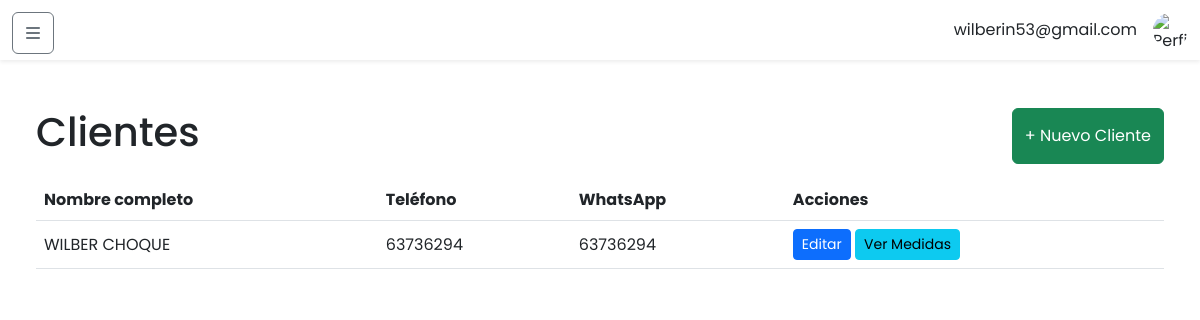
The page /admin/clientes (signed in) on the database its author committed.
### app.py (models this page shows, shortened)
class User(db.Model, UserMixin):
    __tablename__ = 'usuarios'
    id            = db.Column(db.Integer, primary_key=True)
    username      = db.Column(db.String(100), unique=True, nullable=False)
    password_hash = db.Column(db.String(128), nullable=False)
    nombre        = db.Column(db.String(150), nullable=False)
    rol           = db.Column(db.String(50), nullable=False, default='usuario')  # “administrador” o “usuario”

class Cliente(db.Model):
    __tablename__ = 'clientes'
    id = db.Column(db.Integer, primary_key=True)
    nombre_completo = db.Column(db.String(150), nullable=False)
    telefono = db.Column(db.String(50), nullable=False)
    whatsapp = db.Column(db.String(50), nullable=True)
    medidas = db.relationship('Medida', backref='cliente', lazy=True)
    pedidos = db.relationship('Pedido', backref='cliente', lazy=True)

### app.py (the view)
@app.route('/admin/clientes')
@login_required
@admin_required
def clientes_list():
    clientes = Cliente.query.order_by(Cliente.nombre_completo).all()
    return render_template('admin/clientes_list.html', clientes=clientes)

### app.py (called while the page is built)
@login_manager.user_loader
def load_user(user_id):
    return User.query.get(int(user_id))

def admin_required(f):
    from functools import wraps
    @wraps(f)
    def decorated(*args, **kwargs):
        if not current_user.is_authenticated or current_user.rol != 'administrador':
            abort(403)
        return f(*args, **kwargs)
    return decorated

### templates/admin/clientes_list.html (shortened to what this page needs)
{% extends 'admin/base.html' %}
{% block content %}
<div class="d-flex justify-content-between mb-3">
  <h1>Clientes</h1>
  <button class="btn btn-success" data-bs-toggle="modal" data-bs-target="#clienteModal" onclick="abrirModalCliente('{{ url_for('cliente_nuevo') }}', 'Nuevo Cliente')">+ Nuevo Cliente</button>
</div>
<div class="table-responsive">
<table class="table table-hover align-middle">
  <thead>
    <tr>
      <th>Nombre completo</th>
      <th>Teléfono</th>
      <th>WhatsApp</th>
      <th>Acciones</th>
    </tr>
  </thead>
  <tbody>
    {% for c in clientes %}
    <tr>
      <td>{{ c.nombre_completo }}</td>
      <td>{{ c.telefono }}</td>
      <td>{{ c.whatsapp or '-' }}</td>
      <td>
        <button class="btn btn-sm btn-primary" data-bs-toggle="modal" data-bs-target="#clienteModal" onclick="abrirModalCliente('{{ url_for('cliente_editar', cliente_id=c.id) }}', 'Editar Cliente')">Editar</button>
        <a href="{{ url_for('clientes_list') }}?detalles={{ c.id }}" class="btn btn-sm btn-info">Ver Medidas</a>
      </td>
    </tr>
    {% endfor %}
  </tbody>
</table>
</div>
{% endblock %}

### templates/admin/base.html (shortened to what this page needs)
<!DOCTYPE html>
<html lang="es">
<head>
  <link href="https://cdn.jsdelivr.net/npm/bootstrap@5.3.0/dist/css/bootstrap.min.css" rel="stylesheet" />
  <link href="https://cdnjs.cloudflare.com/ajax/libs/font-awesome/6.4.0/css/all.min.css" rel="stylesheet" />
  <link rel="stylesheet" href="{{ url_for('static', filename='css/admin.css') }}" />
</head>
<body>
  <button id="sidebarToggle" class="btn btn-outline-secondary toggle-btn">
    <i class="fas fa-bars"></i>
  </button>
  <header class="navbar navbar-expand-lg navbar-light bg-white shadow-sm fixed-top">
    <div class="container-fluid justify-content-end">
      <div class="d-flex align-items-center">
        <span class="me-3">{{ current_user.username }}</span>
        <img src="{{ url_for('static', filename='images/profile.png') }}" alt="Perfil" class="rounded-circle profile-img">
      </div>
    </div>
  </header>
  <main class="main-content">
    <div class="container-fluid py-4">
      {% block content %}{% endblock %}
    </div>
  </main>
</body>
</html>

### static/css/admin.css (style rules this page uses)
body, html { height: 100%; width: 100%; font-family: 'Poppins', sans-serif; overflow-x: hidden; margin: 0; padding: 0; }
.toggle-btn { position: fixed; top: 12px; left: 12px; z-index: 1200; width: 42px; height: 42px; border-radius: 6px; display: flex; align-items: center; justify-content: center; }
header.navbar { position: fixed; top: 0; left: 0; right: 0; height: 60px; z-index: 1000; }
.profile-img { width: 35px; height: 35px; object-fit: cover; border-radius: 50%; }
.main-content { margin-top: 60px; margin-left: 0; transition: margin 0.3s ease; padding: 1.5rem; }
.main-content .container-fluid { opacity: 0; animation: fadeInContent 0.8s ease-in-out forwards; }
.btn { transition: transform 0.15s ease, box-shadow 0.15s ease; }

### rows shown on the page
User: username "wilberin53@gmail.com"
Cliente: nombre_completo "WILBER CHOQUE", telefono "63736294", whatsapp "63736294"
